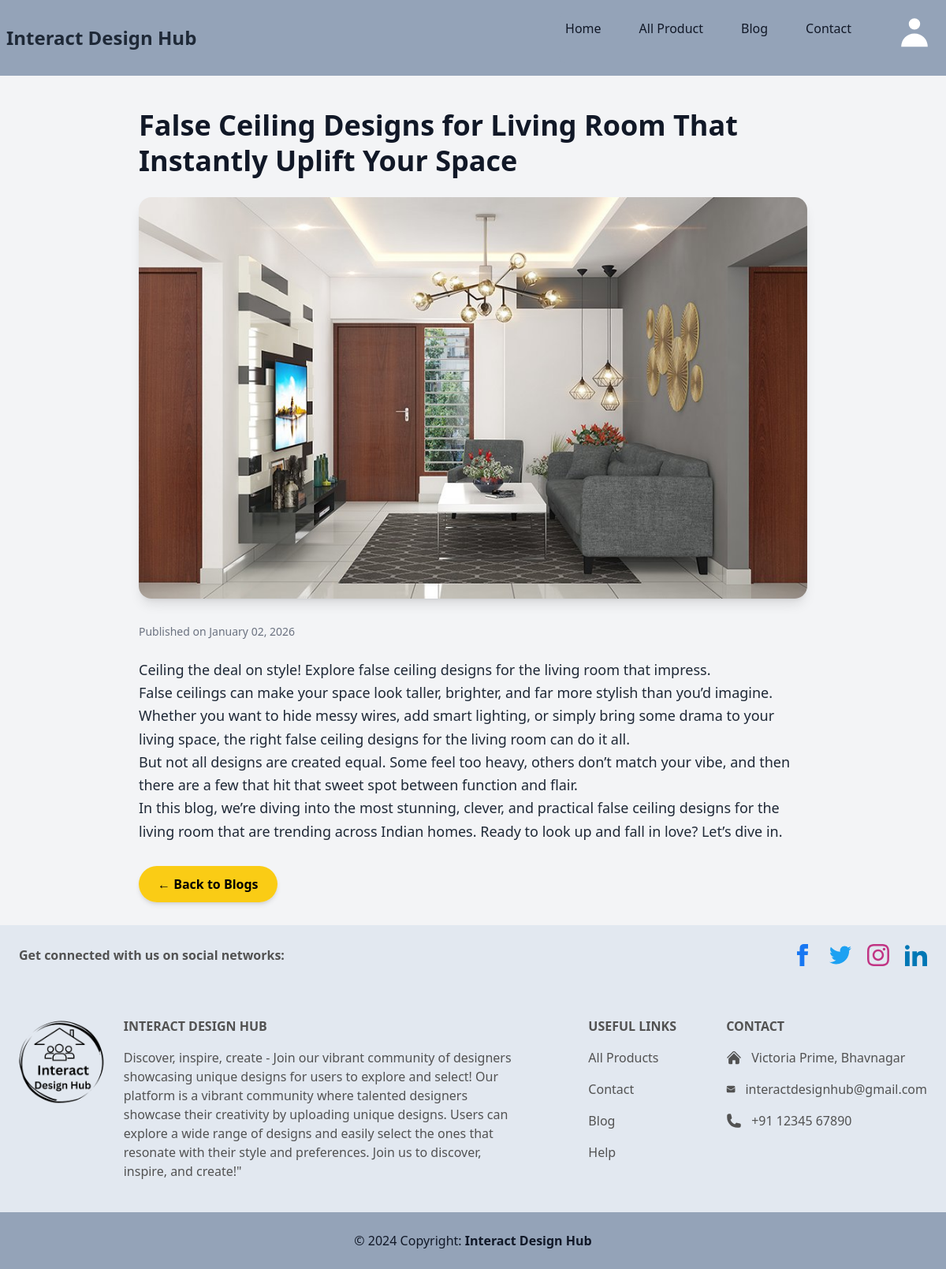
The page /blog_detail/2/ on the database its author committed.
### blog/models.py (models this page shows)
class Blog(models.Model):
    blog_id = models.AutoField(primary_key=True)
    blog_title = models.TextField(max_length=100)
    blog_img = models.FileField(upload_to="blog/", max_length=250, null=True, default=None)
    blog_description = models.TextField(max_length=1000)

### blog_detail/views.py (the view)
# urls.py: path('blog_detail/<int:id>/',blog_detail,name="blog_detail"),
def blog_detail(request, id):
    blog_data = {}
    try:
        blog_data = get_object_or_404(Blog, blog_id=id)
        blog_data.save()
        messages.success(request, "Single Data fetched Successfully")
    except Exception as e:
        messages.error(request, f"Single Data fetched error:{e}")
    return render(request, "blog_detail.html",{'data':blog_data})

### blog_detail/templates/blog_detail.html (shortened to what this page needs)
{% include "header.html" %}
<!DOCTYPE html>
<html lang="en">
<head>
  <script src="https://cdn.tailwindcss.com"></script>
</head>
<body class="bg-gray-100 text-gray-800">
  <div class="max-w-4xl mx-auto px-6 py-10">
    <h1 class="text-4xl font-bold text-gray-900 leading-tight mb-6">
      {{data.blog_title}}
    </h1>
    <div class="mb-8">
      <img src="/media/{{data.blog_img}}"
           alt="Blog Image"
           class="rounded-2xl shadow-lg w-full object-cover">
    </div>
    <div class="flex items-center gap-4 mb-6">
      <div>
        <p class="text-sm text-gray-500">Published on {% now "F d, Y" %} </p>
      </div>
    </div>
    <div class="prose max-w-none text-lg leading-relaxed">
       {{ data.blog_description|linebreaks }}
    </div>
    <div class="mt-10">
      <a href="/blog"
         class="px-6 py-3 bg-yellow-400 text-black font-semibold rounded-full shadow-md hover:bg-yellow-300 transition">
        ← Back to Blogs
      </a>
    </div>
  </div>
</body>
</html>
{% include "footer.html" %}

### rows shown on the page
Blog: blog_title "False Ceiling Designs for Living Room That Instantly Uplift Your Space", blog_img (picture), blog_description "Ceiling the deal on style! Explore false ceiling designs for the living room that impress. False ceilings can make your space look taller, brighter, and far more stylish than you’d imagine. Whether you want to hide messy wires, add smart lighting, or simply bring some drama to your living space, the right false ceiling designs for the living room can do it all. But not all designs are created equal. Some feel too heavy, others don’t match your vibe, and then there are a few that hit that sweet spot between function and flair. In this blog, we’re diving into the most stunning, clever, and practical false ceiling designs for the living room that are trending across Indian homes. Ready to look…"
